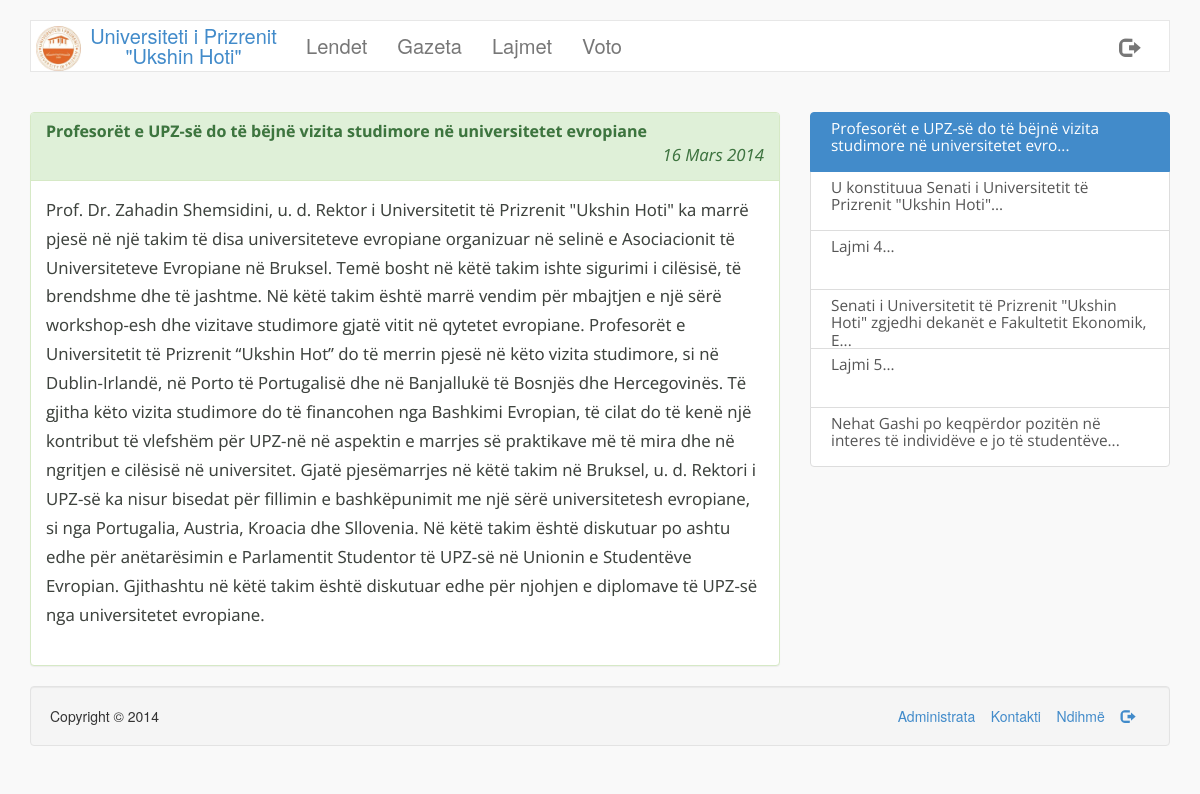
/lajmi.php?id=1, run on the app's committed database.
### tables this page shows
CREATE TABLE IF NOT EXISTS `page_info` (
  `title` varchar(256) NOT NULL,
  `footer` varchar(256) NOT NULL,
  `activated` tinyint(1) NOT NULL,
  `logo` varchar(256) NOT NULL
);

CREATE TABLE IF NOT EXISTS `navbar` (
  `ID` int(11) NOT NULL AUTO_INCREMENT,
  `emri` varchar(250) NOT NULL,
  `link` varchar(250) NOT NULL,
  `enabled` tinyint(1) NOT NULL,
  PRIMARY KEY (`ID`)
);

CREATE TABLE IF NOT EXISTS `lajmet` (
  `id` int(11) NOT NULL AUTO_INCREMENT,
  `titulli` varchar(256) NOT NULL,
  `body` text NOT NULL,
  `data` date NOT NULL,
  `foto` varchar(256) NOT NULL,
  PRIMARY KEY (`id`)
);

CREATE TABLE IF NOT EXISTS `footer` (
  `1` int(11) NOT NULL AUTO_INCREMENT,
  `emri` varchar(250) NOT NULL,
  `link` varchar(250) NOT NULL,
  `enabled` tinyint(1) NOT NULL,
  PRIMARY KEY (`1`)
);

### classes/lajmi.class.php (called while the page is built, shortened)
<?php
class Lajmi{
	private $id=0;
	private $titulli = "panjohur";
	private $data = "0000-00-00";
	private $foto = "img/fakultet/lajme/default.png";
	function __construct($id){
		global $lidhja;
		$lajmQuery = $lidhja->query("SELECT id,titulli,body,data,foto FROM lajmet WHERE id=$id");
		if($lajmQuery->num_rows == 1){
			$lajmi = $lajmQuery->fetch_assoc();
			$this->id= $lajmi['id'];
			$this->titulli = $lajmi['titulli'];
			$this->data = $lajmi['data'];
			$this->foto = $lajmi['foto'];
		}
	}
	function getID(){
		return $this->id;
	}
	function getTitulli(){
		return utf8_encode($this->titulli);
	}
	function getData(){
		return $this->data;
	}
	function getFoto(){
		return $this->foto;
	}
}
?>

### lajmi.php (the view, shortened to what this page needs)
<?php
	include('includes/config.php');
	if(!empty($_GET['id']) && $_GET['id']>0){
		$id = $lidhja->real_escape_string($_GET['id']);
		$lajmi = new Lajmi($id);
		$page = new Page();
	}
	else{
		header('Location: index.php?faqja=lajmet');
		die();
	}
?>
<!DOCTYPE html>
<html lang="en">
  <head>
    <link href="css/bootstrap.css" rel="stylesheet">
    <link href="css/style.css" rel="stylesheet">
  </head>
  <body>
  <br/>
  <div class="container">
  	<nav class="navbar navbar-default" role="navigation">
	  <div class="container-fluid">
	    <div class="navbar-header">
	      <a class="navbar-brand" href="index.php"><img src="<?php echo $page->getLogo(); ?>"/><?php echo $page->getTitle(); ?></a>
	    </div>
	    <div class="collapse navbar-collapse" id="bs-example-navbar-collapse-1">
	      <ul class="nav navbar-nav">
	     	<?php $page->headerNavbar(); ?>
	      </ul>
		  	<ul class="nav navbar-nav navbar-right">
				<li><a href="logout.php" class="glyphicon glyphicon-log-out"></a></li>
			</ul>
	    </div>
	  </div>
	</nav>
	</div>
    <div class="container">
		<div class="clearfix"></div><br/>
		<div class="row">
			<div class="col-md-8 lajmi">
				<div class="panel panel-success">
					<div class="panel-heading">
						<h3 class="panel-title"><strong><?php echo $lajmi->getTitulli(); ?></strong></h3>
						<p class="text-right" style="margin-bottom:0px;"><em><?php echo rregulloDaten($lajmi->getData()); ?></em></p>
					</div>
					<div class="panel-body">
					<?php
						if($lajmi->getFoto()){
							echo '<div class="col-md-8 col-md-offset-2"><img src="'.$lajmi->getFoto().'" class="img-responsive img-rounded img-thumbnail"/><p><br/></p></div>';
							echo '<div class="col-md-12"><p>'.$lajmi->getBody().'</p></div>';
						}
						else{
							echo '<div class="col-md-12"><p>'.rregulloLajmin($lajmi->getBody()).'</p></div>';
						}
					?>
					</div>
				</div>
			</div>
			<div class="col-md-4">
				<?php
					$lajmet = $lidhja->query("SELECT id FROM lajmet ORDER BY data DESC LIMIT 10");
					if($lajmet->num_rows){
						echo '<div class="list-group" id="lajmetShtese">';
						foreach($lajmet as $l){
							$lajmi2 = new Lajmi($l['id']);
							if($lajmi->getID() == $lajmi2->getID()){
								echo '<a href="lajmi.php?id='.$lajmi2->getID().'" class="list-group-item active">'.substr($lajmi2->getTitulli(), 0,100).'...</a>';
							}
							else{
								echo '<a href="lajmi.php?id='.$lajmi2->getID().'" class="list-group-item">'.substr($lajmi2->getTitulli(), 0,100).'...</a>';
							}
						}
						echo '</div>';
					}
				?>
			</div>
		</div>
		<div class="well well-md text-left">
			<span><?php echo $page->getFooter(); ?></span>
			<span class="pull-right">
				<?php $page->footerLinks(); ?>
			</span>
		</div>
    </div>
  </body>
</html>

### classes/page.class.php (shortened to what this page needs)
<?php
class Page{
	private $title = "Titulli faqes";
	private $footer = "Copyright 2014";
	private $logoLink = "panjohur";
	function __construct(){
		global $lidhja;
		$pageQuery = $lidhja->query('SELECT title,footer,activated,logo FROM page_info');
		if($pageQuery->num_rows == 1){
			$pageInfo = $pageQuery->fetch_assoc();
		}
		$this->title = $pageInfo['title'];
		$this->footer = $pageInfo['footer'];
		$this->logoLink = $pageInfo['logo'];
	}
	function getTitle(){
		return html_entity_decode($this->title);
	}
	function getLogo(){
		return $this->logoLink;
	}
	function getFooter(){
		return html_entity_decode($this->footer);
	}
	function headerNavbar(){
		global $lidhja;
		$navQuery = $lidhja->query("SELECT * FROM navbar WHERE enabled=1");
		if($navQuery->num_rows > 0){
			foreach($navQuery as $nav){
				echo '<li><a href="'.$nav['link'].'" class="text-primary">'.$nav['emri'].'</a></li>';
			}
		}
		else{
			return FALSE;
		}
	}
	function footerLinks(){
		global $lidhja;
		$footerLinksQuery = $lidhja->query("SELECT * FROM footer WHERE enabled=1");
		if($footerLinksQuery->num_rows > 0){
			foreach ($footerLinksQuery as $foo){
				if("dil" == strtolower($foo['emri'])){
					echo '<a href="'.$foo['link'].'"><span class="glyphicon glyphicon-log-out"></span></a> &nbsp;&nbsp;&nbsp;';
				}
				else{
					echo '<a href="'.$foo['link'].'">'.$foo['emri'].'</a> &nbsp;&nbsp;&nbsp;';
				}
			}
		}
		else{
			echo '';
		}
	}
}
?>

### includes/funksionet.php (shortened to what this page needs)
<?php
	function rregulloDaten($d){
		$viti = date("Y", strtotime($d));
		$muaji = date("m", strtotime($d));
		$dita = date("d", strtotime($d));
		if($muaji == 1){
			$data = $dita . " Janar " . $viti;
		}
		elseif($muaji == 2){
			$data = $dita . " Shkurt " . $viti;
		}
		elseif($muaji == 3){
			$data = $dita . " Mars " . $viti;
		}
		elseif($muaji == 4){
			$data = $dita . " Prill " . $viti;
		}
		elseif($muaji == 5){
			$data = $dita . " Maj " . $viti;
		}
		elseif($muaji == 6){
			$data = $dita . " Qershor " . $viti;
		}
		elseif($muaji == 7){
			$data = $dita . " Korrik " . $viti;
		}
		elseif($muaji == 8){
			$data = $dita . " Gusht " . $viti;
		}
		elseif($muaji == 9){
			$data = $dita . " Shtator " . $viti;
		}
		elseif($muaji == 10){
			$data = $dita . " Tetor " . $viti;
		}
		elseif($muaji == 11){
			$data = $dita . " N&euml;ntor " . $viti;
		}
		elseif($muaji == 12){
			$data = $dita . " Dhjetor " . $viti;
		}
		return $data;
	}
	function rregulloLajmin($lajmi){
		$ndare = explode("\n", $lajmi);
		foreach($ndare as $n){
			echo '<p>'.$n.'</p>';
		}
	}
?>

### css/style.css (style rules this page uses)
body { background-color: #f9f9f9; }
.navbar { border-radius: 0; }
.navbar-brand img { max-width: 18%; float:left; }
.navbar-default { background-color: #fff; }
.navbar-nav li > a { text-align: center; font-size: 1.4375em; -webkit-font-smoothing: antialiased; }
.navbar-default .navbar-brand { max-width:260px; color:#428bca; font-size: 20px; margin:0; padding:5px 5px; text-align: center; }
.lajmi { font: 120%/1.725 'Open Sans', sans-serif; color: #3e433e; text-shadow: 0px 0px 0px #C7C7C7; }
#lajmetShtese { color:#3e433e; }
#lajmetShtese .list-group-item { height:60px; padding: 7px 20px; font: 110%/1.125 'Open Sans', sans-serif; }

### data on the page
page_info: logo (picture), title "Universiteti i Prizrenit \"Ukshin Hoti\"", footer "Copyright © 2014"
navbar: emri "Lendet"
navbar: emri "Gazeta"
navbar: emri "Lajmet"
navbar: emri "Voto"
lajmet: titulli "Profesorët e UPZ-së do të bëjnë vizita studimore në universitetet evropiane", data "16 Mars 2014", body "Prof. Dr. Zahadin Shemsidini, u. d. Rektor i Universitetit të Prizrenit \"Ukshin Hoti\" ka marrë pjesë në një takim të disa universiteteve evropiane organizuar në selinë e Asociacionit të Universiteteve Evropiane në Bruksel. Temë bosht në këtë takim ishte sigurimi i cilësisë, të brendshme dhe të jashtme. Në këtë takim është marrë vendim për mbajtjen e një sërë workshop-esh dhe vizitave studimore gjatë vitit në qytetet evropiane. Profesorët e Universitetit të Prizrenit “Ukshin Hot” do të merrin pjesë në këto vizita studimore, si në Dublin-Irlandë, në Porto të Portugalisë dhe në Banjallukë të Bosnjës dhe Hercegovinës. Të gjitha këto vizita studimore do të financohen nga Bashkimi Evropian, të…", titulli "Profesorët e UPZ-së do të bëjnë vizita studimore në universitetet evro"
lajmet: titulli "U konstituua Senati i Universitetit të Prizrenit \"Ukshin Hoti\""
lajmet: titulli "Lajmi 4"
lajmet: titulli "Senati i Universitetit të Prizrenit \"Ukshin Hoti\" zgjedhi dekanët e Fakultetit Ekonomik, E"
lajmet: titulli "Lajmi 5"
lajmet: titulli "Nehat Gashi po keqpërdor pozitën në interes të individëve e jo të studentëve"
footer: emri "Administrata"
footer: emri "Kontakti"
footer: emri "Ndihmë"
